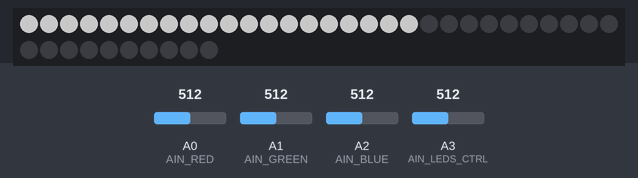
Bench run of a sketch on a simulated Arduino Uno, built with avr-gcc and run on an emulated ATmega328P. Parts: 40 RGB LEDs in strip order, left to right, continuing on the next row. The test bench sets the inputs (shaded band); at power-on: A3 (AIN_LEDS_CTRL) = 512, A0 (AIN_RED) = 512, A1 (AIN_GREEN) = 512, A2 (AIN_BLUE) = 512. Dim RGB values are drawn brighter than linear.

Above: at 1.2 s.
1.3 s: A3 (AIN_LEDS_CTRL) set to 716
At 2.5 s:
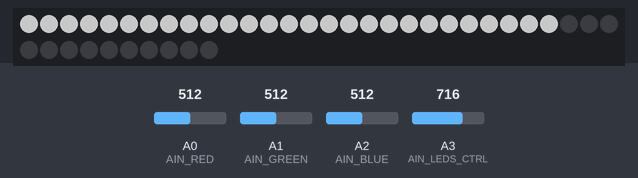
2.8 s: A3 (AIN_LEDS_CTRL) set to 992
At 3.9 s:
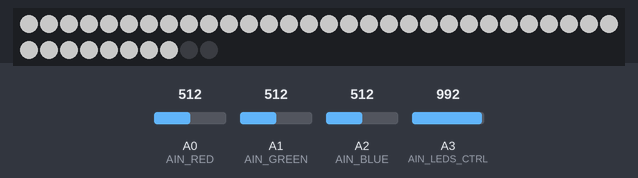
4.3 s: A3 (AIN_LEDS_CTRL) set to 306
At 5.1 s:
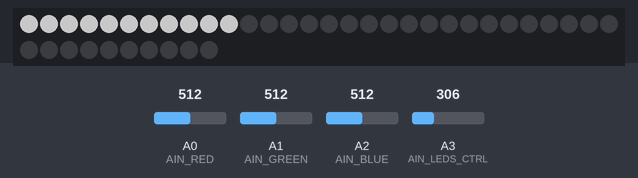
Timing chart, 0 to 7.3 s (numbered marks = the images above; inputs shaded):
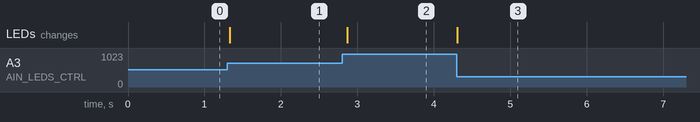

Measured:
- after the input at 1.3 s, the LEDs: change at once (image 1)
- after the input at 2.8 s, the LEDs: change after 0.07 s (image 2)
- after the input at 4.3 s, the LEDs: change at once (image 3)

The sketch:

neopixel.ino
```cpp
#include <Adafruit_NeoPixel.h>

#define PIN 		   12
#define NUMPIXELS      40
Adafruit_NeoPixel pixels = Adafruit_NeoPixel(NUMPIXELS, PIN, NEO_GRB + NEO_KHZ800);

#define AIN_RED   A0
#define AIN_GREEN A1
#define AIN_BLUE  A2
#define AIN_LEDS_CTRL  A3


int ref_red   = 0;
int ref_blue  = 0;
int ref_green = 0;

void setup() {
  pixels.begin();
}

void loop() {

  ref_red = analogRead(AIN_RED);
  ref_blue = analogRead(AIN_BLUE);
  ref_green = analogRead(AIN_GREEN);

  int val = analogRead(AIN_LEDS_CTRL);

  pixels.clear(); //Turn off all leds

  val = map(val,0,1023,0,40);
  //Turn on only a certain number of led
  for (int i=0; i < val; i++){
    pixels.setPixelColor(i, pixels.Color(100, 100, 100));
  }
  /*
  for (int i=val; i < NUMPIXELS; i++){
    pixels.setPixelColor(i, pixels.Color(0, 0,0));
  }
*/
  pixels.show();
  delay(100);
}
```
